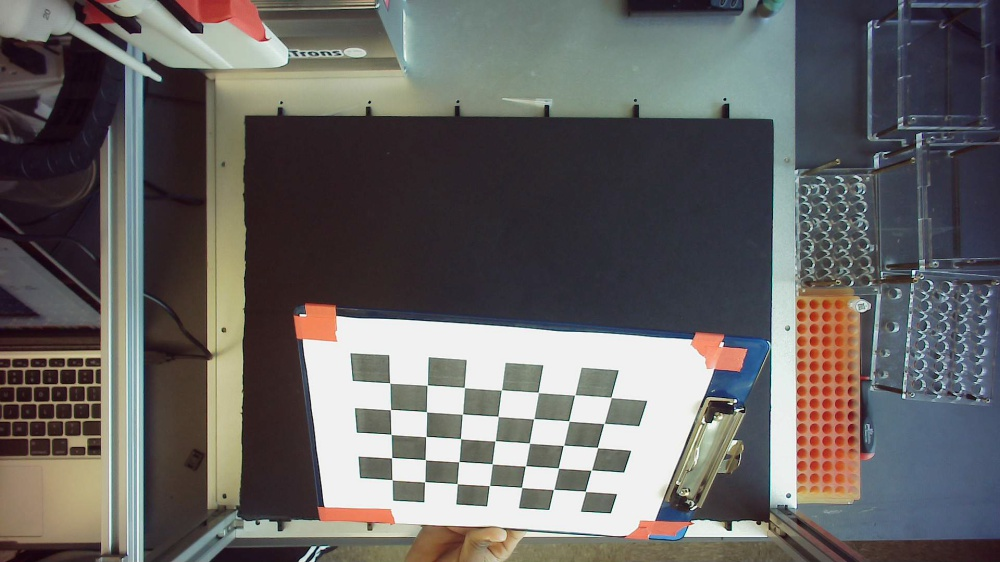
#> input picture robobench/calibration/labware_recognition/vision/images/camera_calibration/checkerboard_img_w1000_13.jpg, 1000 x 562 px, given in place of the camera
$ jupyter execute --allow-errors CalibrateCamera.ipynb
#> lines starting #> are read from the running program, lines starting #| are printed output that depends on the picture; after the words box and inside, x2 and y2 are one past the last pixel; in counts of white or black regions, pixels touching at a corner belong together
[cell 1]
import cv2
import imutils
import numpy as np
import glob

[cell 2]
index = 0
cam = cv2.VideoCapture(0)
while True:
    ret, frame = cam.read()
#> frame is the input picture: shape (562, 1000, 3); mean B, G, R 99.7, 100.8, 103.2
    frame2 = imutils.resize(frame, width=1000)
    cv2.imshow("Video", frame2)
    h, w, _ = frame.shape
#> h = 562; w = 1000
    h2, w2, _ = frame2.shape
#> h2 = 562; w2 = 1000
    key = cv2.waitKey(1) & 0xFF
#> (key q is pressed here)
    if key == ord("c"):
#         print(w)
#         print(w2)
#         print("save")
        print(index)
        #cv2.imwrite("images/camera_calibration/checkerboard_img_" + str(index) + ".jpg", frame2)
        cv2.imwrite("images/camera_calibration/checkerboard_img_w"  + str(w) + "_"+ str(index) + ".jpg", frame)
        cv2.imwrite("images/camera_calibration/checkerboard_img_w" + str(w2) + "_" + str(index) + ".jpg", frame2)
        index = index + 1
    if key == ord("q"):
        cv2.destroyWindow("Video")
        break

[cell 3]
# termination criteria
criteria = (cv2.TERM_CRITERIA_EPS + cv2.TERM_CRITERIA_MAX_ITER, 30, 0.001)

# prepare object points, like (0,0,0), (1,0,0), (2,0,0) ....,(6,4,0)
objp = np.zeros((5*7,3), np.float32)
objp[:,:2] = np.mgrid[0:7,0:5].T.reshape(-1,2)

# Arrays to store object points and image points from all the images.
objpoints = [] # 3d point in real world space
imgpoints = [] # 2d points in image plane.

images = glob.glob('images/camera_calibration/checkerboard_img_w1000_*.jpg')

[cell 4]
for fname in images:
    img = cv2.imread(fname)
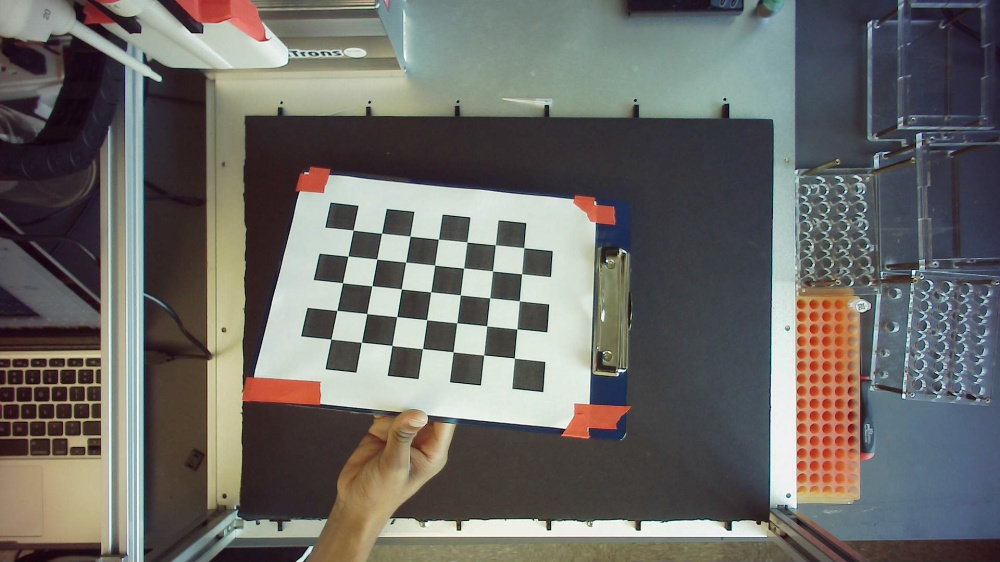
#> input picture robobench/calibration/labware_recognition/vision/images/camera_calibration/checkerboard_img_w1000_1.jpg, 1000 x 562 px
#> img is the input picture: shape (562, 1000, 3); mean B, G, R 102.1, 105.8, 107.1
    gray = cv2.cvtColor(img,cv2.COLOR_BGR2GRAY)
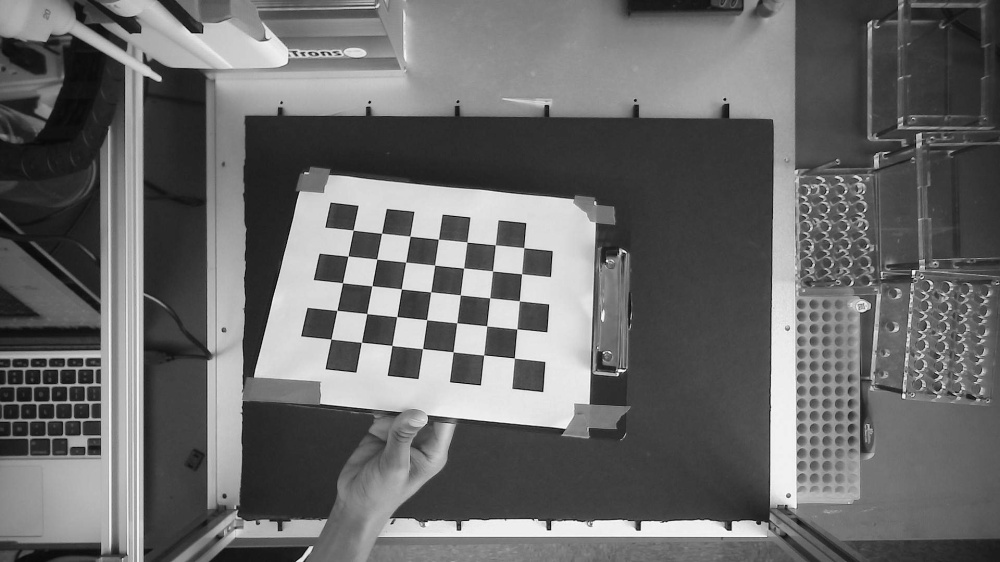
#> gray: shape (562, 1000); min 1, max 252, mean 105.8

    # Find the chess board corners
    ret, corners = cv2.findChessboardCorners(gray, (7,5),None)
#> ret = True; corners = 35 rows, first 8: [353.2, 230.1], [381.6, 233.3], [409.9, 236.2], [438.3, 239.2], [467, 242], [495.2, 244.9], [523.7, 247.6], [348, 256.1]

    # If found, add object points, image points (after refining them)
    if ret == True:
        objpoints.append(objp)

        corners2 = cv2.cornerSubPix(gray,corners,(11,11),(-1,-1),criteria)
#> corners2 = 35 rows, first 8: [353.2, 230.1], [381.5, 233.3], [410, 236.1], [438.4, 239.2], [466.9, 241.9], [495.4, 244.8], [523.7, 247.6], [347.9, 256.1]
        imgpoints.append(corners)

        # Draw and display the corners
        cv2.drawChessboardCorners(img, (7,5), corners2,ret)
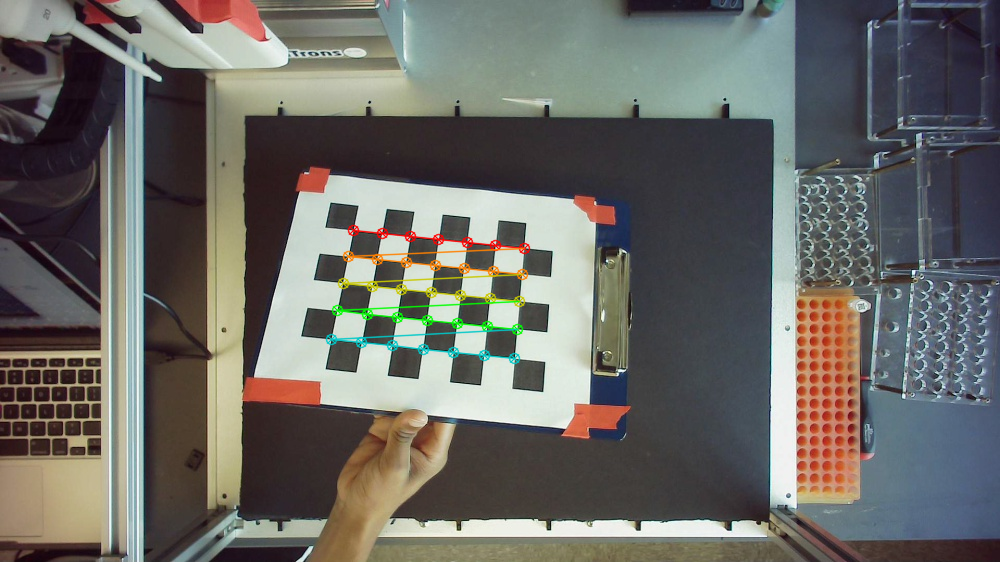
#> img: shape (562, 1000, 3); 1.33% of pixels changed, all inside (x1, y1, x2, y2) = (325, 224, 531, 365)
        cv2.imshow('img',img)
        cv2.waitKey(500)
#> pass 2 of the loop `for fname in images:`:
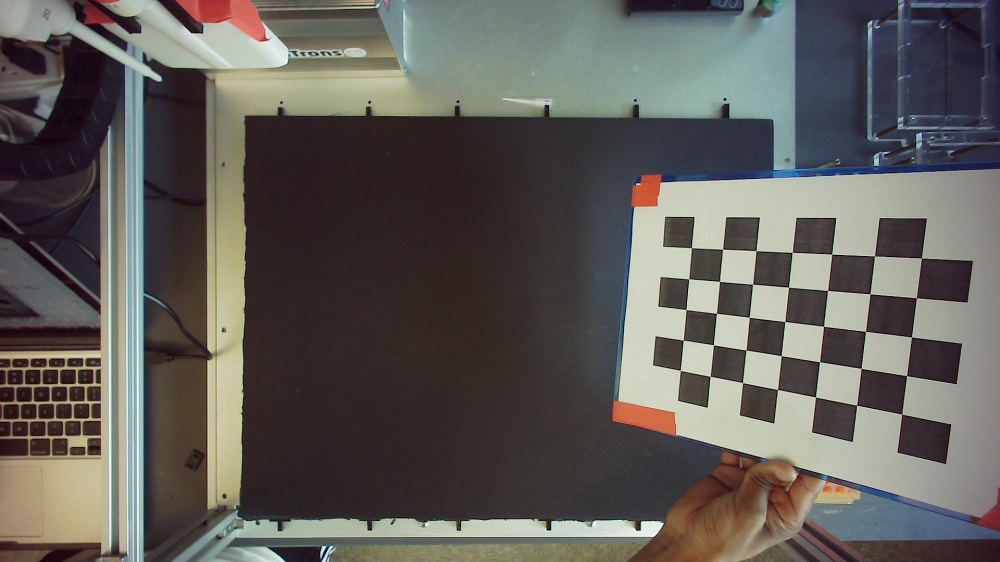
#> input picture robobench/calibration/labware_recognition/vision/images/camera_calibration/checkerboard_img_w1000_10.jpg, 1000 x 562 px
#> img is the input picture: shape (562, 1000, 3); mean B, G, R 88.7, 93.2, 96.5
#> `gray = cv2.cvtColor(img,cv2.COLOR_BGR2GRAY)`:
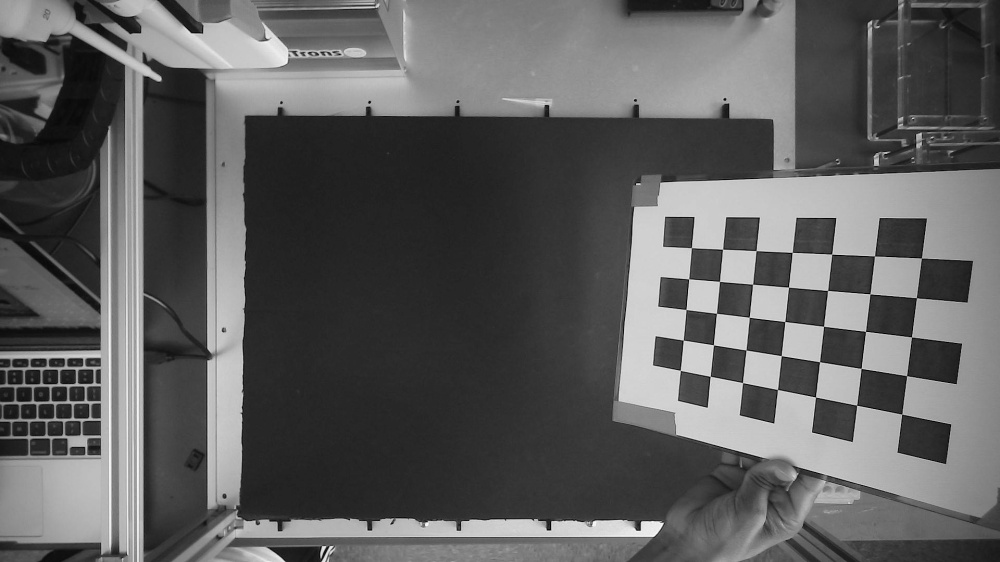
#> gray: shape (562, 1000); min 1, max 252, mean 93.7
#> corners = 35 rows, first 8: [691.4, 247.6], [722.6, 249.2], [756.1, 250.6], [792.2, 252.4], [831.6, 254], [874.5, 256], [921.4, 258.1], [688.6, 278.8]
#> corners2 = 35 rows, first 8: [691.4, 247.6], [722.5, 249.2], [756, 250.6], [792.3, 252.4], [831.7, 254.1], [874.5, 255.9], [921.4, 257.9], [688.8, 278.8]
#> `cv2.drawChessboardCorners(img, (7,5), corners2,ret)`:
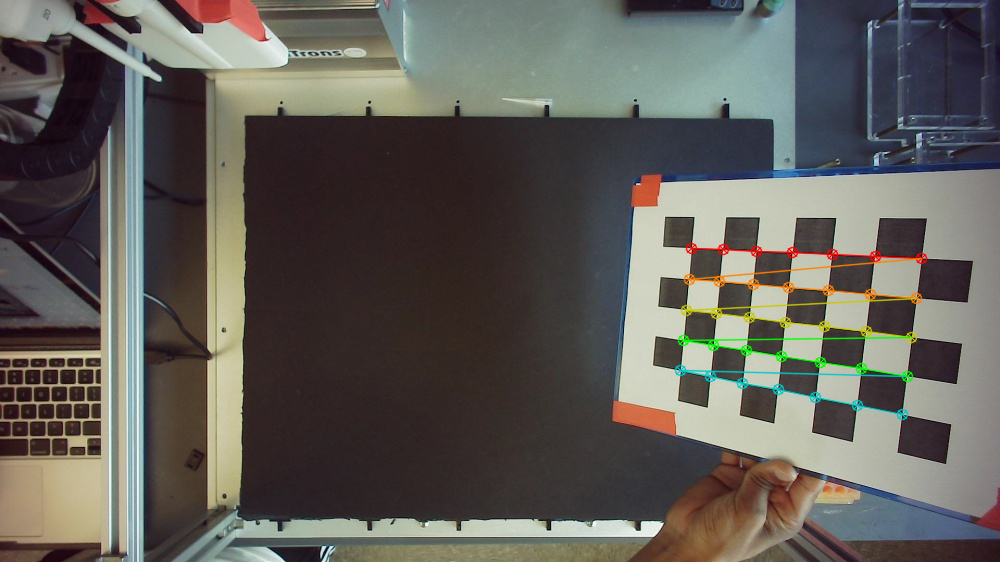
#> img: shape (562, 1000, 3); 1.57% of pixels changed, all inside (x1, y1, x2, y2) = (674, 242, 928, 421)
#> pass 3 of the loop `for fname in images:`:
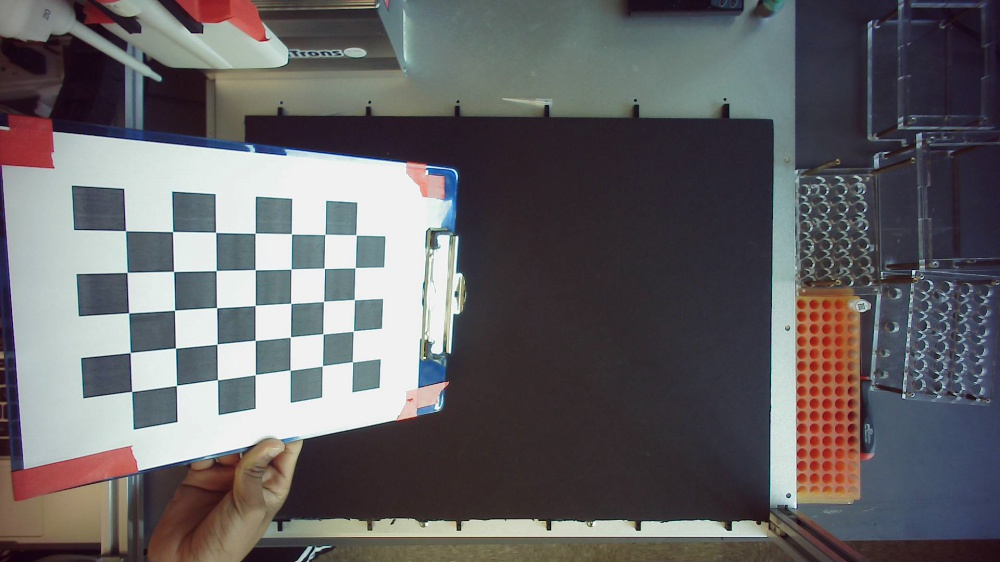
#> input picture robobench/calibration/labware_recognition/vision/images/camera_calibration/checkerboard_img_w1000_11.jpg, 1000 x 562 px
#> img is the input picture: shape (562, 1000, 3); mean B, G, R 101.3, 98.9, 100.8
#> `gray = cv2.cvtColor(img,cv2.COLOR_BGR2GRAY)`:
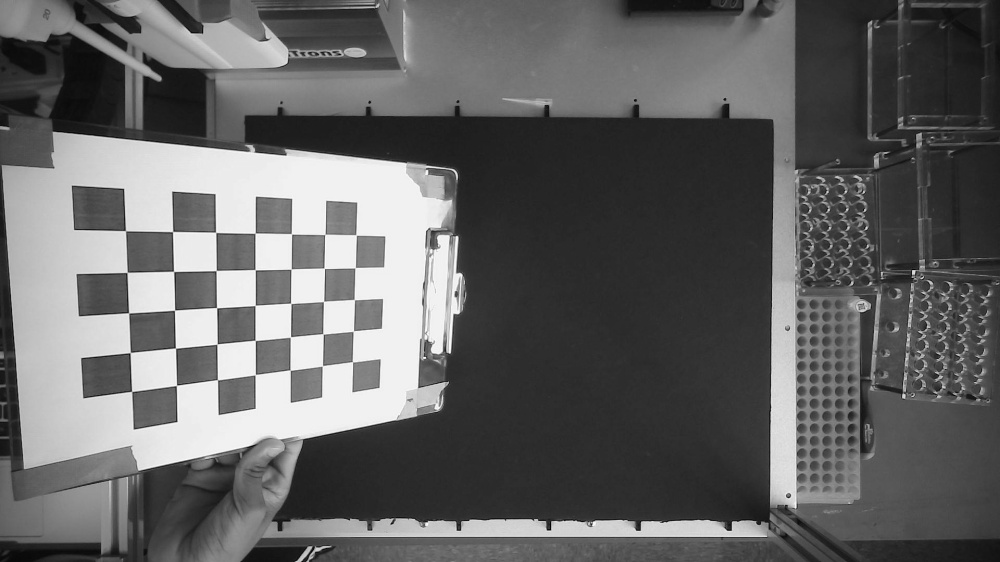
#> gray: shape (562, 1000); min 1, max 255, mean 99.7
#> corners = 35 rows, first 8: [125.5, 230.6], [172.6, 231.5], [215.7, 232.4], [255.1, 233.1], [291.4, 233.8], [324.9, 234.4], [356.1, 235], [127.1, 272.4]
#> corners2 = 35 rows, first 8: [125.5, 230.7], [172.6, 231.5], [215.6, 232.4], [255.2, 233.2], [291.5, 233.7], [324.8, 234.4], [356.2, 234.9], [127.1, 272.4]
#> `cv2.drawChessboardCorners(img, (7,5), corners2,ret)`:
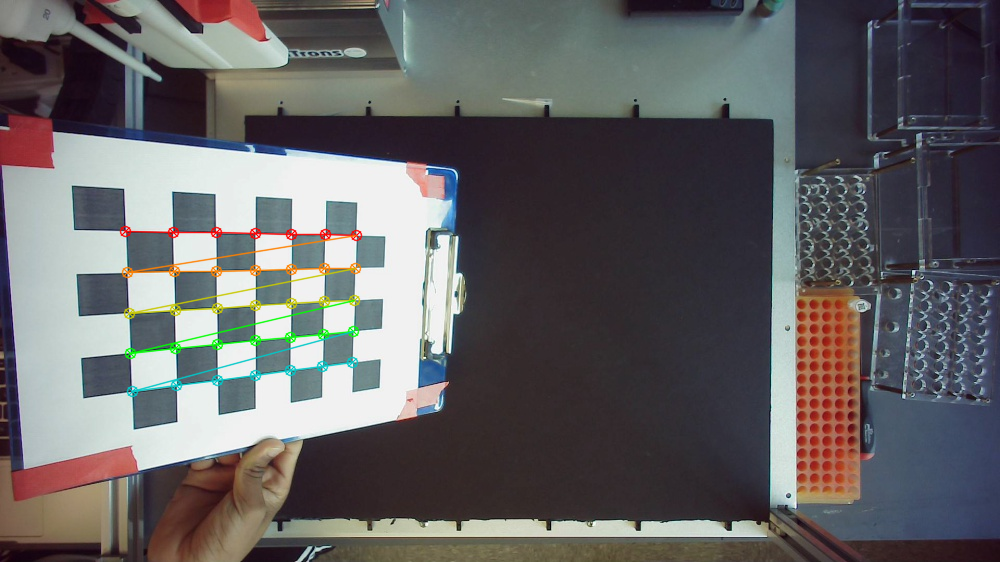
#> img: shape (562, 1000, 3); 1.57% of pixels changed, all inside (x1, y1, x2, y2) = (119, 225, 363, 398)
#> the loop made 4 passes; the first 3 are shown

[cell 5]
cv2.destroyAllWindows()

[cell 6]
ret, mtx, dist, rvecs, tvecs = cv2.calibrateCamera(objpoints, imgpoints, gray.shape[::-1],None,None)

[cell 7]
print("Camera matrix: {}".format(mtx))
print("Distortion coefficients: {}".format(dist))
# print("Calibration matrix values: {}".format(cv2.calibrationMatrixValues(mtx, )))
print("Rotation Vectors: {}".format(rvecs))
print("Translation Vectors: {}".format(tvecs))

[cell 8]
img = cv2.imread('images/camera_calibration/checkerboard_img_w1000_0.jpg')
img2 = cv2.imread('images/camera_calibration/checkerboard_img_w1000_0.jpg')
#img3 = cv2.imread('images/camera_calibration/checkerboard_img_w1000_3.jpg')
#> (the rest of this cell did not finish here and is left out)

#> (a cell that did not finish here is left out)

[cell 10]
print(frame2.shape)
#| (562, 1000, 3)
